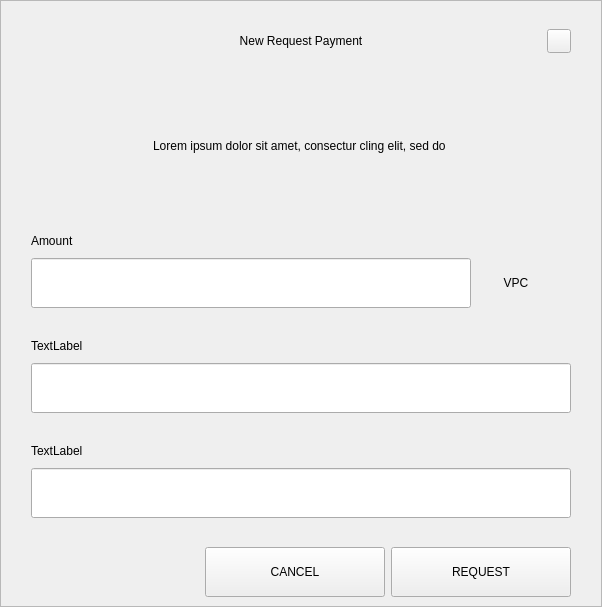
<?xml version="1.0" encoding="UTF-8"?>
<ui version="4.0">
 <class>RequestDialog</class>
 <widget class="QDialog" name="RequestDialog">
  <property name="geometry">
   <rect>
    <x>0</x>
    <y>0</y>
    <width>602</width>
    <height>607</height>
   </rect>
  </property>
  <property name="windowTitle">
   <string>Dialog</string>
  </property>
  <layout class="QVBoxLayout" name="verticalLayout_5">
   <property name="spacing">
    <number>0</number>
   </property>
   <property name="leftMargin">
    <number>0</number>
   </property>
   <property name="topMargin">
    <number>0</number>
   </property>
   <property name="rightMargin">
    <number>0</number>
   </property>
   <property name="bottomMargin">
    <number>0</number>
   </property>
   <item>
    <widget class="QFrame" name="frame">
     <property name="styleSheet">
      <string notr="true"/>
     </property>
     <property name="frameShape">
      <enum>QFrame::StyledPanel</enum>
     </property>
     <property name="frameShadow">
      <enum>QFrame::Raised</enum>
     </property>
     <layout class="QVBoxLayout" name="verticalLayout_4" stretch="1,0,0">
      <property name="spacing">
       <number>0</number>
      </property>
      <property name="leftMargin">
       <number>30</number>
      </property>
      <property name="topMargin">
       <number>20</number>
      </property>
      <property name="rightMargin">
       <number>30</number>
      </property>
      <property name="bottomMargin">
       <number>0</number>
      </property>
      <item>
       <layout class="QHBoxLayout" name="horizontalLayout_3">
        <property name="spacing">
         <number>0</number>
        </property>
        <item>
         <spacer name="horizontalSpacer_21">
          <property name="orientation">
           <enum>Qt::Horizontal</enum>
          </property>
          <property name="sizeHint" stdset="0">
           <size>
            <width>40</width>
            <height>20</height>
           </size>
          </property>
         </spacer>
        </item>
        <item>
         <widget class="QLabel" name="labelTitle">
          <property name="minimumSize">
           <size>
            <width>0</width>
            <height>40</height>
           </size>
          </property>
          <property name="maximumSize">
           <size>
            <width>16777215</width>
            <height>40</height>
           </size>
          </property>
          <property name="styleSheet">
           <string notr="true">padding-left:24px;</string>
          </property>
          <property name="text">
           <string>New Request Payment</string>
          </property>
          <property name="alignment">
           <set>Qt::AlignCenter</set>
          </property>
          <property name="margin">
           <number>7</number>
          </property>
         </widget>
        </item>
        <item>
         <spacer name="horizontalSpacer">
          <property name="orientation">
           <enum>Qt::Horizontal</enum>
          </property>
          <property name="sizeHint" stdset="0">
           <size>
            <width>40</width>
            <height>20</height>
           </size>
          </property>
         </spacer>
        </item>
        <item>
         <widget class="QPushButton" name="btnEsc">
          <property name="minimumSize">
           <size>
            <width>24</width>
            <height>24</height>
           </size>
          </property>
          <property name="maximumSize">
           <size>
            <width>24</width>
            <height>24</height>
           </size>
          </property>
          <property name="focusPolicy">
           <enum>Qt::NoFocus</enum>
          </property>
          <property name="text">
           <string/>
          </property>
         </widget>
        </item>
       </layout>
      </item>
      <item>
       <widget class="QStackedWidget" name="stack">
        <property name="minimumSize">
         <size>
          <width>540</width>
          <height>0</height>
         </size>
        </property>
        <property name="maximumSize">
         <size>
          <width>540</width>
          <height>16777215</height>
         </size>
        </property>
        <property name="currentIndex">
         <number>0</number>
        </property>
        <widget class="QWidget" name="page_1">
         <property name="minimumSize">
          <size>
           <width>540</width>
           <height>0</height>
          </size>
         </property>
         <property name="maximumSize">
          <size>
           <width>540</width>
           <height>16777215</height>
          </size>
         </property>
         <layout class="QVBoxLayout" name="layout1">
          <property name="spacing">
           <number>0</number>
          </property>
          <property name="leftMargin">
           <number>0</number>
          </property>
          <property name="topMargin">
           <number>0</number>
          </property>
          <property name="rightMargin">
           <number>0</number>
          </property>
          <property name="bottomMargin">
           <number>0</number>
          </property>
          <item>
           <spacer name="verticalSpacer_21">
            <property name="orientation">
             <enum>Qt::Vertical</enum>
            </property>
            <property name="sizeType">
             <enum>QSizePolicy::Fixed</enum>
            </property>
            <property name="sizeHint" stdset="0">
             <size>
              <width>20</width>
              <height>30</height>
             </size>
            </property>
           </spacer>
          </item>
          <item alignment="Qt::AlignHCenter">
           <widget class="QLabel" name="labelMessage">
            <property name="minimumSize">
             <size>
              <width>400</width>
              <height>50</height>
             </size>
            </property>
            <property name="text">
             <string>Lorem ipsum dolor sit amet, consectur cling elit, sed do </string>
            </property>
            <property name="alignment">
             <set>Qt::AlignCenter</set>
            </property>
            <property name="wordWrap">
             <bool>true</bool>
            </property>
           </widget>
          </item>
          <item alignment="Qt::AlignBottom">
           <widget class="QWidget" name="containerAmount" native="true">
            <layout class="QVBoxLayout" name="verticalLayout">
             <property name="spacing">
              <number>9</number>
             </property>
             <property name="leftMargin">
              <number>0</number>
             </property>
             <property name="topMargin">
              <number>0</number>
             </property>
             <property name="rightMargin">
              <number>0</number>
             </property>
             <property name="bottomMargin">
              <number>0</number>
             </property>
             <item>
              <widget class="QLabel" name="labelSubtitleAmount">
               <property name="minimumSize">
                <size>
                 <width>350</width>
                 <height>16</height>
                </size>
               </property>
               <property name="maximumSize">
                <size>
                 <width>16777215</width>
                 <height>16</height>
                </size>
               </property>
               <property name="text">
                <string>Amount</string>
               </property>
              </widget>
             </item>
             <item alignment="Qt::AlignTop">
              <widget class="QWidget" name="layoutAmount" native="true">
               <layout class="QHBoxLayout" name="horizontalLayout" stretch="2,0">
                <property name="spacing">
                 <number>0</number>
                </property>
                <property name="leftMargin">
                 <number>0</number>
                </property>
                <property name="topMargin">
                 <number>0</number>
                </property>
                <property name="rightMargin">
                 <number>0</number>
                </property>
                <property name="bottomMargin">
                 <number>0</number>
                </property>
                <item>
                 <widget class="QLineEdit" name="lineEditAmount">
                  <property name="minimumSize">
                   <size>
                    <width>0</width>
                    <height>50</height>
                   </size>
                  </property>
                  <property name="maximumSize">
                   <size>
                    <width>16777215</width>
                    <height>50</height>
                   </size>
                  </property>
                 </widget>
                </item>
                <item>
                 <widget class="QWidget" name="comboContainer" native="true">
                  <property name="minimumSize">
                   <size>
                    <width>100</width>
                    <height>50</height>
                   </size>
                  </property>
                  <property name="maximumSize">
                   <size>
                    <width>16777215</width>
                    <height>50</height>
                   </size>
                  </property>
                  <layout class="QHBoxLayout" name="horizontalLayout_31">
                   <property name="spacing">
                    <number>0</number>
                   </property>
                   <property name="leftMargin">
                    <number>0</number>
                   </property>
                   <property name="topMargin">
                    <number>0</number>
                   </property>
                   <property name="rightMargin">
                    <number>10</number>
                   </property>
                   <property name="bottomMargin">
                    <number>0</number>
                   </property>
                   <item>
                    <widget class="QLabel" name="comboBoxCoin">
                     <property name="text">
                      <string>VPC</string>
                     </property>
                     <property name="alignment">
                      <set>Qt::AlignCenter</set>
                     </property>
                    </widget>
                   </item>
                  </layout>
                 </widget>
                </item>
               </layout>
              </widget>
             </item>
            </layout>
           </widget>
          </item>
          <item>
           <spacer name="verticalSpacer_31">
            <property name="orientation">
             <enum>Qt::Vertical</enum>
            </property>
            <property name="sizeType">
             <enum>QSizePolicy::Fixed</enum>
            </property>
            <property name="sizeHint" stdset="0">
             <size>
              <width>20</width>
              <height>30</height>
             </size>
            </property>
           </spacer>
          </item>
          <item>
           <layout class="QVBoxLayout" name="verticalLayoutLabel">
            <property name="spacing">
             <number>9</number>
            </property>
            <item>
             <widget class="QLabel" name="labelSubtitleLabel">
              <property name="minimumSize">
               <size>
                <width>0</width>
                <height>16</height>
               </size>
              </property>
              <property name="maximumSize">
               <size>
                <width>16777215</width>
                <height>16</height>
               </size>
              </property>
              <property name="text">
               <string>TextLabel</string>
              </property>
             </widget>
            </item>
            <item>
             <widget class="QLineEdit" name="lineEditLabel">
              <property name="minimumSize">
               <size>
                <width>0</width>
                <height>50</height>
               </size>
              </property>
              <property name="maximumSize">
               <size>
                <width>16777215</width>
                <height>50</height>
               </size>
              </property>
             </widget>
            </item>
           </layout>
          </item>
          <item>
           <spacer name="verticalSpacer_34">
            <property name="orientation">
             <enum>Qt::Vertical</enum>
            </property>
            <property name="sizeType">
             <enum>QSizePolicy::Fixed</enum>
            </property>
            <property name="sizeHint" stdset="0">
             <size>
              <width>20</width>
              <height>30</height>
             </size>
            </property>
           </spacer>
          </item>
          <item>
           <layout class="QVBoxLayout" name="verticalLayoutDescription">
            <property name="spacing">
             <number>9</number>
            </property>
            <item>
             <widget class="QLabel" name="labelSubtitleDescription">
              <property name="minimumSize">
               <size>
                <width>0</width>
                <height>16</height>
               </size>
              </property>
              <property name="maximumSize">
               <size>
                <width>16777215</width>
                <height>16</height>
               </size>
              </property>
              <property name="text">
               <string>TextLabel</string>
              </property>
             </widget>
            </item>
            <item>
             <widget class="QLineEdit" name="lineEditDescription">
              <property name="minimumSize">
               <size>
                <width>0</width>
                <height>50</height>
               </size>
              </property>
              <property name="maximumSize">
               <size>
                <width>16777215</width>
                <height>50</height>
               </size>
              </property>
             </widget>
            </item>
            <item>
             <spacer name="verticalSpacer_4">
              <property name="orientation">
               <enum>Qt::Vertical</enum>
              </property>
              <property name="sizeType">
               <enum>QSizePolicy::Fixed</enum>
              </property>
              <property name="sizeHint" stdset="0">
               <size>
                <width>20</width>
                <height>20</height>
               </size>
              </property>
             </spacer>
            </item>
           </layout>
          </item>
         </layout>
        </widget>
        <widget class="QWidget" name="page_2">
         <layout class="QVBoxLayout" name="layout2">
          <item>
           <spacer name="verticalSpacer_5">
            <property name="orientation">
             <enum>Qt::Vertical</enum>
            </property>
            <property name="sizeType">
             <enum>QSizePolicy::Fixed</enum>
            </property>
            <property name="sizeHint" stdset="0">
             <size>
              <width>20</width>
              <height>50</height>
             </size>
            </property>
           </spacer>
          </item>
          <item alignment="Qt::AlignHCenter">
           <widget class="QLabel" name="labelQrImg">
            <property name="minimumSize">
             <size>
              <width>260</width>
              <height>260</height>
             </size>
            </property>
            <property name="maximumSize">
             <size>
              <width>260</width>
              <height>260</height>
             </size>
            </property>
            <property name="text">
             <string/>
            </property>
            <property name="alignment">
             <set>Qt::AlignCenter</set>
            </property>
           </widget>
          </item>
          <item>
           <spacer name="verticalSpacer_2">
            <property name="orientation">
             <enum>Qt::Vertical</enum>
            </property>
            <property name="sizeType">
             <enum>QSizePolicy::Fixed</enum>
            </property>
            <property name="sizeHint" stdset="0">
             <size>
              <width>20</width>
              <height>30</height>
             </size>
            </property>
           </spacer>
          </item>
          <item alignment="Qt::AlignHCenter">
           <widget class="QLabel" name="labelAddress">
            <property name="text">
             <string>D7VFR83SQbiezrW72hjcWJtcfip5krte2Z </string>
            </property>
           </widget>
          </item>
          <item>
           <spacer name="verticalSpacer_32">
            <property name="orientation">
             <enum>Qt::Vertical</enum>
            </property>
            <property name="sizeType">
             <enum>QSizePolicy::Expanding</enum>
            </property>
            <property name="sizeHint" stdset="0">
             <size>
              <width>20</width>
              <height>20</height>
             </size>
            </property>
           </spacer>
          </item>
          <item>
           <layout class="QHBoxLayout" name="horizontal">
            <property name="leftMargin">
             <number>20</number>
            </property>
            <property name="rightMargin">
             <number>20</number>
            </property>
            <property name="bottomMargin">
             <number>20</number>
            </property>
            <item>
             <spacer name="horizontalSpacer_4">
              <property name="orientation">
               <enum>Qt::Horizontal</enum>
              </property>
              <property name="sizeHint" stdset="0">
               <size>
                <width>40</width>
                <height>20</height>
               </size>
              </property>
             </spacer>
            </item>
            <item>
             <widget class="QPushButton" name="btnCopyAddress">
              <property name="minimumSize">
               <size>
                <width>180</width>
                <height>50</height>
               </size>
              </property>
              <property name="text">
               <string>COPY ADDRESS</string>
              </property>
             </widget>
            </item>
            <item>
             <widget class="QPushButton" name="btnCopyUrl">
              <property name="minimumSize">
               <size>
                <width>180</width>
                <height>50</height>
               </size>
              </property>
              <property name="text">
               <string>COPY URL</string>
              </property>
             </widget>
            </item>
            <item>
             <spacer name="horizontalSpacer_2">
              <property name="orientation">
               <enum>Qt::Horizontal</enum>
              </property>
              <property name="sizeHint" stdset="0">
               <size>
                <width>40</width>
                <height>20</height>
               </size>
              </property>
             </spacer>
            </item>
           </layout>
          </item>
         </layout>
        </widget>
       </widget>
      </item>
      <item>
       <widget class="QWidget" name="buttonsStack" native="true">
        <layout class="QHBoxLayout" name="horizontalLayout_5">
         <property name="leftMargin">
          <number>20</number>
         </property>
         <property name="rightMargin">
          <number>0</number>
         </property>
         <item>
          <spacer name="horizontalSpacer_41">
           <property name="orientation">
            <enum>Qt::Horizontal</enum>
           </property>
           <property name="sizeHint" stdset="0">
            <size>
             <width>40</width>
             <height>20</height>
            </size>
           </property>
          </spacer>
         </item>
         <item>
          <widget class="QPushButton" name="btnCancel">
           <property name="minimumSize">
            <size>
             <width>180</width>
             <height>50</height>
            </size>
           </property>
           <property name="focusPolicy">
            <enum>Qt::NoFocus</enum>
           </property>
           <property name="text">
            <string>CANCEL</string>
           </property>
          </widget>
         </item>
         <item>
          <widget class="QPushButton" name="btnSave">
           <property name="minimumSize">
            <size>
             <width>180</width>
             <height>50</height>
            </size>
           </property>
           <property name="focusPolicy">
            <enum>Qt::NoFocus</enum>
           </property>
           <property name="text">
            <string>REQUEST</string>
           </property>
          </widget>
         </item>
        </layout>
       </widget>
      </item>
     </layout>
    </widget>
   </item>
  </layout>
 </widget>
 <resources/>
 <connections/>
</ui>
